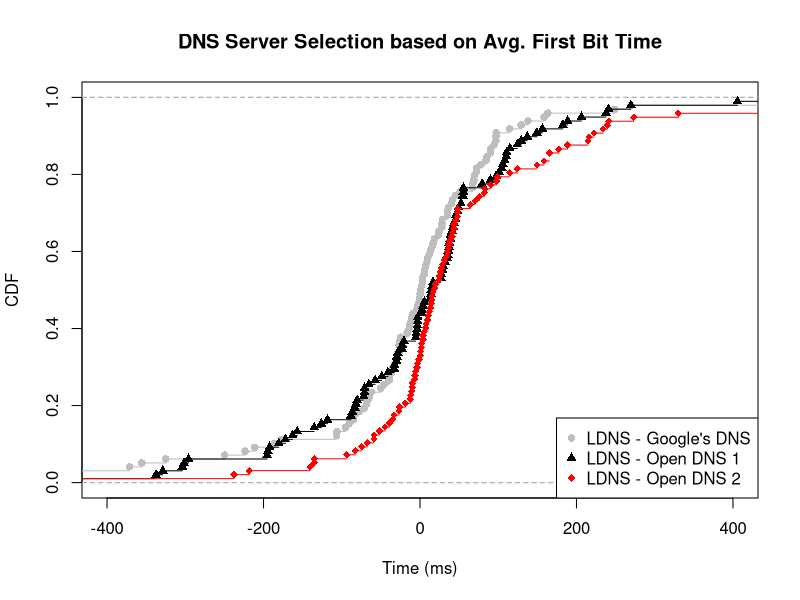

This figure's R source:
ldns_google <- c(1.77777777777778, -11.25, -62.4761904761905, 28.5, 3.05555555555555, -0.333333333333336, 90, -211.1, 18.2709359605911, -84.4583333333333, 269.5, 35.1666666666667, -177.3, 158.6, -14.2, -25.6666666666667, -50.0833333333333, 78.1944444444444, 45.3333333333334, 90.5, 97.4, -70.7777777777778, -9.27777777777778, -25.25, 35.1666666666666, 0.583333333333336, 16.75, 23.3888888888889, 13.5, 67.5, -28.6666666666667, -371, -325.055555555556, 84.3333333333333, -551.5, -26.5833333333333, -64.4444444444445, -10.4941176470588, -36.1666666666667, 129.333333333333, -26.5833333333333, 24.5138888888889, -90.5, 72.0416666666667, 8.66666666666669, -95.1666666666667, -66.5, 3.22222222222221, -355.388888888889, 69.3333333333333, 6.03333333333334, -30.1666666666667, 15.5, -223.583333333333, 873.083333333333, 651.588235294118, -106.833333333333, -865.916666666667, 97.1666666666667, -654.444444444444, -186.203703703704, 97, 94.75, 0.25, -13.7264957264957, 7.05555555555556, -1.16666666666667, 27.952380952381, 41.6666666666667, 51.3333333333333, -39.5912698412698, -84.8333333333333, 9.79523809523809, 28.1388888888889, -35.3333333333333, -78.1666666666667, 40.0833333333333, 138.01164021164, -68.0979020979021, -249.833333333333, 11.6666666666667, 71.8333333333333, 67.1212121212121, -28.4236111111111, 163.5, -16.5, 36.5, 114.666666666667, 69, 249, -45.8333333333333, -3.83333333333334, -106.233333333333, -2.51666666666667, 5.27272727272727, -32.9166666666667, 85.8333333333333, -39.0555555555556)

ldns_03 <- c(26.6111111111111, -192.277777777778, -195.365079365079, 45.5, -86.5444444444445, -172, 54.6666666666667, 90, -81.875, 14.2887931034483, 104.7, 269.5, 35.1666666666667, -303.7, -180.566666666667, 45.6, 15.5, 49.4166666666667, -328.805555555556, -162.833333333333, -65.3333333333333, 97.4, -88.5, -70.9444444444444, 3.91666666666666, -72, -33.0555555555556, 16.75, 79.3888888888889, 13.5, -28.5, -57.3333333333333, 206.333333333333, 182.5, 188.666666666667, -126.25, -80.1944444444444, -4.77142857142857, 29, 129.333333333333, 38.75, 42.2916666666667, 156.5, 114.875, 39, -3.33333333333334, 137, -3.11111111111111, 5.75, 36.1666666666667, -3.8, 241.166666666667, -22.5, 55.5, -70.9166666666666, -135.320855614973, 1914, -295.916666666667, 106, 101.333333333333, -48.8941798941799, 2.5, -118.25, 110.75, -301.515384615385, 2.22222222222222, 37.1666666666667, 29.702380952381, -20.6666666666667, 14, -40.9902597402598, 48, -29.6769841269841, 55.5555555555556, -194.444444444444, 149.333333333333, -3, 27.0079365079365, -22.7625272331155, -337.333333333333, -32.5833333333333, 110.166666666667, 237.666666666667, 37.3541666666667, 108.166666666667, -1665.5, -83.3333333333333, 32.3333333333333, 124.333333333333, 405.666666666667, 41, 43.5, -156.875, -5.43333333333334, -30.0606060606061, 34.8333333333333, 54.6666666666667, 52.3333333333333)

ldns_222 <- c(-18.8888888888889, 70.5, -135.420634920635, 7.66666666666666, -6.88888888888889, -10, -93.75, -58.875, -34.3333333333333, 18.8582375478927, 26.9916666666667, 97.8333333333333, -33.3333333333333, 177.3, 158.6, 45.6, -4, 11.75, 273.111111111111, 606.333333333333, 90.5, 26.0666666666667, -67.3333333333333, 13.3888888888889, 1.79166666666666, 436.5, 34.8333333333333, -6.25, 9.55555555555556, 0.333333333333334, 30.8333333333333, 14.3333333333333, 214.833333333333, 188.666666666667, 3.91666666666667, -58.8666666666667, -26.7, -39, -26.1666666666667, 25.0833333333333, 5.29166666666666, -12.5, 47.9305555555556, 165.333333333333, -3, 34.5, 82.3888888888889, -51.8055555555555, 38.3333333333333, -494.8, 241.166666666667, 15.5, 165.333333333333, 687.25, 64.3382352941177, 1914, 330.083333333333, -10.5, 216, 7.52962962962964, 222.333333333333, 24.1666666666667, 0.650000000000006, -11.6487179487179, 3.77777777777778, 37.1666666666667, 19.4404761904762, 41.6666666666667, 82.6666666666667, -10.0357142857143, 48, -218.029323308271, 48.2055555555556, -44.5, 149.333333333333, -1.25, 75.9045548654244, 16.8578431372549, -74.4166666666667, 10.6666666666667, -140.333333333333, -237.666666666667, -82.7125, 29, 99, 36.5, 114.666666666667, 124.333333333333, 239.166666666667, 41, 43.5, 43.2361111111111, 15.1777777777778, 1.77272727272727, -5.33333333333333, -135, 233.833333333333)

ldns_google_val = ecdf(ldns_google)
ldns_03_val = ecdf(ldns_03)
ldns_222_val = ecdf(ldns_222)

plot(ldns_google_val, lty=1, col="grey", pch = 16, xlab="Time (ms)", ylab="CDF", main="DNS Server Selection based on Avg. First Bit Time", xlim=c(-400, 400))
lines(ldns_03_val, pch = 17, col = "black")
lines(ldns_222_val, pch = 18, col = "red")

legend("bottomright",  pch = c(16, 17, 18), legend=c("LDNS - Google's DNS", "LDNS - Open DNS 1", "LDNS - Open DNS 2"), col=c("grey", "black", "red"))

